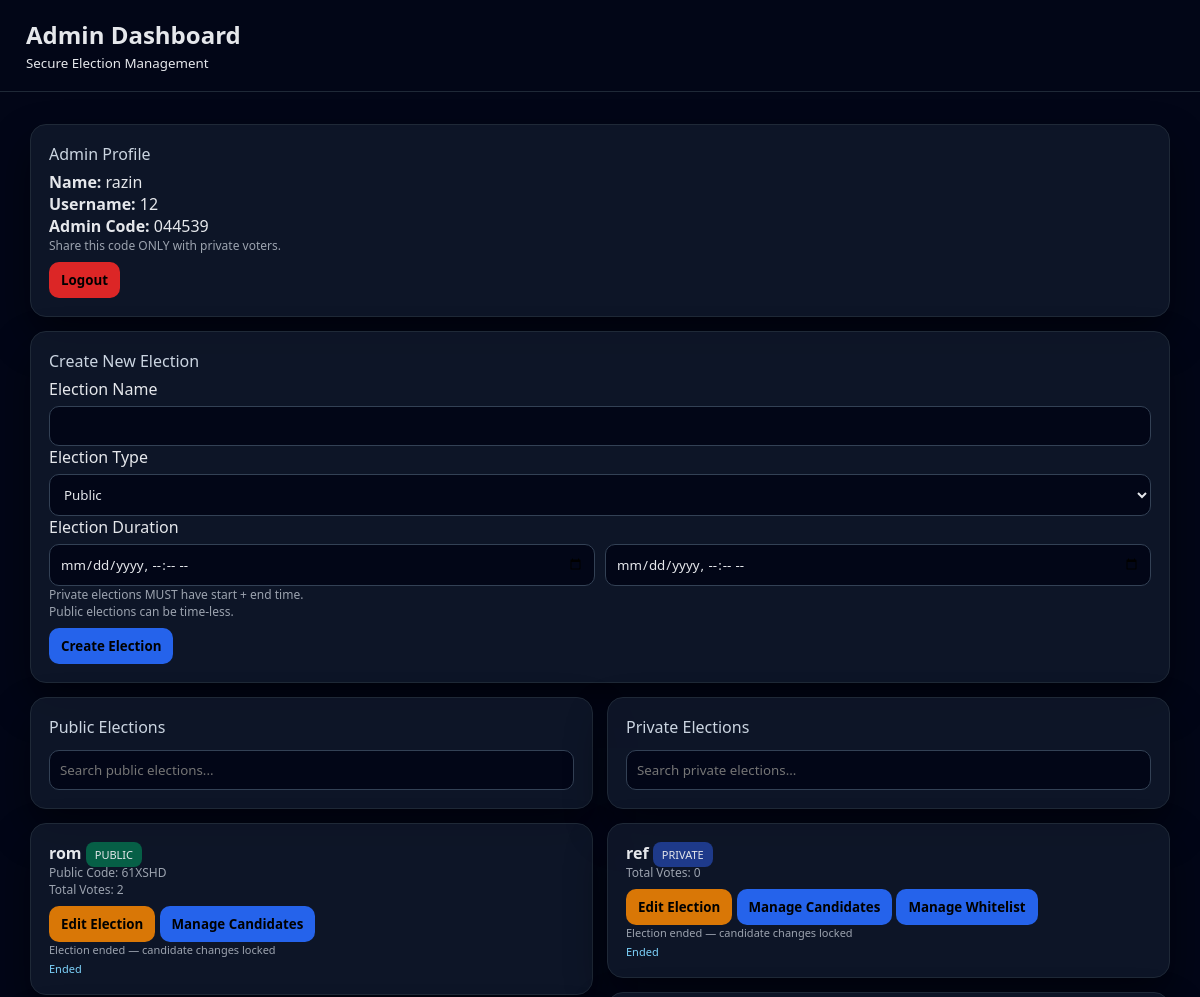
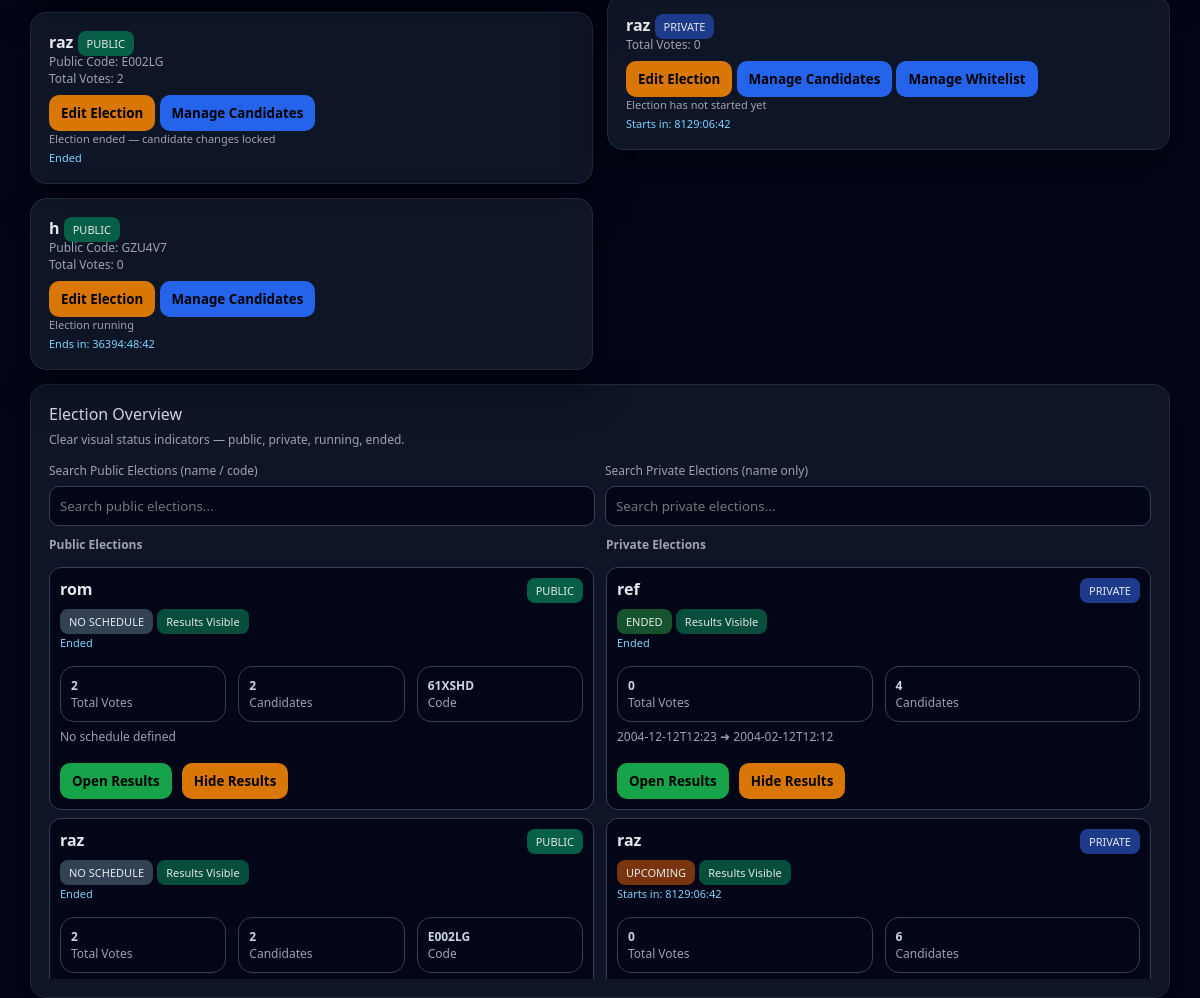
The app's page /admin/dashboard (signed in) with its own data (2 pictures, top to bottom).
### app.py (models this page shows)
class Admin(db.Model):
    id = db.Column(db.Integer, primary_key=True)
    name = db.Column(db.String(120))
    username = db.Column(db.String(80), unique=True)
    mobile = db.Column(db.String(20))
    email = db.Column(db.String(120), unique=True)
    password = db.Column(db.String(200))
    admin_code = db.Column(db.String(10), unique=True)
    elections = db.relationship("Election", backref="admin", cascade="all,delete")

class Election(db.Model):
    id = db.Column(db.Integer, primary_key=True)
    admin_id = db.Column(db.Integer, db.ForeignKey("admin.id"))
    name = db.Column(db.String(120))
    election_type = db.Column(db.String(20))  # public / private
    public_code = db.Column(db.String(20), nullable=True)
    start_time = db.Column(db.String(40), nullable=True)
    end_time = db.Column(db.String(40), nullable=True)
    result_visible = db.Column(db.Boolean, default=True)
    candidates = db.relationship("Candidate", backref="election", cascade="all,delete")
    votes = db.relationship("Vote", backref="election", cascade="all,delete")
    whitelist = db.relationship("VoterWhitelist", backref="election", cascade="all,delete")

### app.py (the view)
@app.route("/admin/dashboard")
def admin_dashboard():
    if not require_admin_login():
        return redirect("/")
    if "voter_logged" in session:
        flash("Voters cannot access admin panel")
        return redirect("/voter/dashboard")
    admin = Admin.query.get(session.get("admin_id"))
    elections = Election.query.filter_by(admin_id=admin.id).all()
    from datetime import datetime
    for e in elections:
        total_votes = Vote.query.filter_by(election_id=e.id).count()
        e.total_votes = total_votes
        e.is_upcoming = False
        e.is_running  = False
        e.is_ended    = False
        if e.start_time and e.end_time:
            start = datetime.fromisoformat(e.start_time)
            end   = datetime.fromisoformat(e.end_time)
            now   = datetime.now()
            if now < start:
                e.is_upcoming = True
            elif start <= now <= end:
                e.is_running = True
            else:
                e.is_ended = True
        results = []
        for c in e.candidates:
            vote_count = Vote.query.filter_by(candidate_id=c.id).count()
            if e.election_type == "private" and not election_has_ended(e):
                display_count = "—"
            else:
                display_count = vote_count
            results.append({
                "id": c.id,
                "candidate": c.name,
                "party": c.party,
                "description": c.description,
                "photo": f"/static/uploads/{c.photo}" if c.photo else None,
                "count": display_count,
                "raw_count": vote_count
            })
        visible_counts = [
            r["raw_count"]
            for r in results
            if isinstance(r["count"], int)
        ]
        if visible_counts:
            max_votes = max(visible_counts)
            for r in results:
                r["is_winner"] = (r["raw_count"] == max_votes and max_votes > 0)
        else:
            for r in results:
                r["is_winner"] = False
        e.results = results
    return render_template(
        "admin_dashboard.html",
        admin=admin,          # ← REQUIRED
        elections=elections,
        datetime=datetime
    )

### app.py (called while the page is built)
def election_has_ended(election):
    if not election.end_time:
        return False
    return datetime.now() >= datetime.fromisoformat(election.end_time)

def require_admin_login():
    if "admin_id" not in session or not session["admin_id"]:
        flash("Admin login required")
        return False
    return True

### templates/admin_dashboard.html (shortened to what this page needs)
<!DOCTYPE html>
<html lang="en">
<head>
</head>
<body>
<div class="topbar">
  <h2>Admin Dashboard</h2>
  <small>Secure Election Management</small>
</div>
<div class="container">
<div class="card">
  <div class="section-title">Admin Profile</div>
  <p><b>Name:</b> {{ admin.name }}</p>
  <p><b>Username:</b> {{ admin.username }}</p>
  <p><b>Admin Code:</b> {{ admin.admin_code }}</p>
  <p class="note">Share this code ONLY with private voters.</p>
  <a href="/logout">
    <button class="btn-red">Logout</button>
  </a>
</div>
<div class="card">
  <div class="section-title">Create New Election</div>
  <form method="POST" action="/admin/create-election">
    <label>Election Name</label>
    <input name="name" required>
    <label>Election Type</label>
    <select name="type" required>
      <option value="public">Public</option>
    </select>
    <label>Election Duration</label>
    <div class="row">
      <input type="datetime-local" name="start_time" required>
      <input type="datetime-local" name="end_time" required>
    </div>
    <p class="note">
      Private elections MUST have start + end time.<br>
      Public elections can be time-less.
    </p>
    <button class="btn-blue">Create Election</button>
  </form>
</div>
<div class="grid-2">
<div>
<div class="card">
  <div class="section-title">Public Elections</div>
  <input id="searchPublic" placeholder="Search public elections...">
</div>
{% for e in elections if e.election_type == "public" %}
<div class="card public-item"
     data-election-card
     data-start="{{ e.start_time }}"
     data-end="{{ e.end_time }}">
  <b>{{ e.name }}</b>
  <span class="badge badge-public">PUBLIC</span>
  {% if e.public_code %}
  <p class="note">Public Code: {{ e.public_code }}</p>
  {% endif %}
  <p class="note">Total Votes: {{ e.total_votes }}</p>
  <button class="btn-yellow"
          onclick="openEditElection('{{ e.id }}','{{ e.name }}','{{ e.start_time }}','{{ e.end_time }}')">
    Edit Election
  </button>
  <button class="btn-blue"
          onclick="openManageCandidates('{{ e.id }}',
                                        '{{ e.name }}')">
    Manage Candidates
  </button>
  <p class="election-state-note"></p>
  <p class="countdown-timer"></p>
</div>
{% endfor %}
</div>
<div>
<div class="card">
  <div class="section-title">Private Elections</div>
  <input id="searchPrivate" placeholder="Search private elections...">
</div>
{% for e in elections if e.election_type == "private" %}
<div class="card private-item"
     data-election-card
     data-start="{{ e.start_time }}"
     data-end="{{ e.end_time }}">
  <b>{{ e.name }}</b>
  <span class="badge badge-private">PRIVATE</span>
  <p class="note">Total Votes: {{ e.total_votes }}</p>
  <button class="btn-yellow"
          onclick="openEditElection('{{ e.id }}','{{ e.name }}','{{ e.start_time }}','{{ e.end_time }}')">
    Edit Election
  </button>
  <button class="btn-blue"
          onclick="openManageCandidates('{{ e.id }}',
                                        '{{ e.name }}')">
    Manage Candidates
  </button>
  <button class="btn-blue"
          onclick="openWhitelist('{{ e.id }}',
                                '{{ e.name }}')">
    Manage Whitelist
  </button>
  <p class="election-state-note"></p>
  <p class="countdown-timer"></p>
</div>
{% endfor %}
</div>
</div>
<div class="card">
  <div style="display:flex;justify-content:space-between;align-items:center;">
    <div class="section-title">Election Overview</div>
  </div>
  <p class="note">Clear visual status indicators — public, private, running, ended.</p>
  <div class="row" style="margin-top:10px;">
    <div>
      <label class="note">Search Public Elections (name / code)</label>
      <input id="ovPublicSearch" placeholder="Search public elections...">
    </div>
    <div>
      <label class="note">Search Private Elections (name only)</label>
      <input id="ovPrivateSearch" placeholder="Search private elections...">
    </div>
  </div>
  <div id="overviewGrid"
      style="display:grid;grid-template-columns:1fr 1fr;gap:12px;margin-top:10px;">
    <div>
      <h4 class="note">Public Elections</h4>
      <div id="publicOverviewList"
          style="margin-top:6px;max-height:420px;overflow-y:auto;">
        {% for e in elections if e.election_type == "public" %}
  <div class="result-box"
      data-ov-card
      data-type="{{ e.election_type }}"
      data-name="{{ e.name|lower }}"
      data-code="{{ e.public_code|lower if e.public_code }}"
      data-start="{{ e.start_time }}"
      data-end="{{ e.end_time }}">
    <div style="display:flex;justify-content:space-between;">
      <b>{{ e.name }}</b>
      {% if e.election_type == "public" %}
        <span class="badge badge-public">PUBLIC</span>
      {% else %}
        <span class="badge badge-private">PRIVATE</span>
      {% endif %}
    </div>
<div style="margin-top:6px;">
  {% if e.is_ended %}
    <span class="badge" style="background:#14532d;">ENDED</span>
  {% elif e.is_running %}
    <span class="badge" style="background:#1e3a8a;">RUNNING</span>
  {% elif e.is_upcoming %}
    <span class="badge" style="background:#78350f;">UPCOMING</span>
  {% else %}
    <span class="badge" style="background:#334155;">NO SCHEDULE</span>
  {% endif %}
  {% if e.result_visible %}
    <span class="badge" style="background:#064e3b;">Results Visible</span>
  {% else %}
    <span class="badge" style="background:#7c2d12;">Hidden</span>
  {% endif %}
</div>
<p class="countdown-timer"></p>
    <div style="display:flex;gap:12px;margin-top:8px;">
      <div class="cand-card" style="flex:1;">
        <div class="votes"><b>{{ e.total_votes }}</b></div>
        <div class="note">Total Votes</div>
      </div>
      <div class="cand-card" style="flex:1;">
        <div class="votes"><b>{{ e.candidates|length }}</b></div>
        <div class="note">Candidates</div>
      </div>
      {% if e.public_code %}
      <div class="cand-card" style="flex:1;">
        <div class="votes"><b>{{ e.public_code }}</b></div>
        <div class="note">Code</div>
      </div>
      {% endif %}
    </div>
    <div class="note" style="margin-top:6px;">
      {% if e.start_time and e.end_time %}
        {{ e.start_time }} ➜ {{ e.end_time }}
      {% else %}
        No schedule defined
      {% endif %}
    </div>
    <div style="display:flex;gap:10px;margin-top:10px;">
      <a href="/admin/results/{{ e.id }}">
        <button class="btn-green">Open Results</button>
      </a>
      <a href="/admin/toggle-results/{{ e.id }}">
        <button class="btn-yellow">
          {% if e.result_visible %}Hide Results{% else %}Show Results{% endif %}
        </button>
      </a>
    </div>
  </div>
  {% endfor %}
    </div>
  </div>
  <div>
    <h4 class="note">Private Elections</h4>
    <div id="privateOverviewList"
         style="margin-top:6px;max-height:420px;overflow-y:auto;">
    {% for e in elections if e.election_type == "private" %}
    <div class="result-box"
        data-ov-card
        data-type="{{ e.election_type }}"
        data-name="{{ e.name|lower }}"
        data-code="{{ e.public_code|lower if e.public_code }}"
        data-start="{{ e.start_time }}"
        data-end="{{ e.end_time }}">
      <div style="display:flex;justify-content:space-between;">
        <b>{{ e.name }}</b>
        {% if e.election_type == "public" %}
          <span class="badge badge-public">PUBLIC</span>
        {% else %}
          <span class="badge badge-private">PRIVATE</span>
        {% endif %}
      </div>
  <div style="margin-top:6px;">
    {% if e.is_ended %}
      <span class="badge" style="background:#14532d;">ENDED</span>
    {% elif e.is_running %}
      <span class="badge" style="background:#1e3a8a;">RUNNING</span>
    {% elif e.is_upcoming %}
      <span class="badge" style="background:#78350f;">UPCOMING</span>
    {% else %}
      <span class="badge" style="background:#334155;">NO SCHEDULE</span>
    {% endif %}
    {% if e.result_visible %}
      <span class="badge" style="background:#064e3b;">Results Visible</span>
    {% else %}
      <span class="badge" style="background:#7c2d12;">Hidden</span>
    {% endif %}
  </div>
  <p class="countdown-timer"></p>
      <div style="display:flex;gap:12px;margin-top:8px;">
        <div class="cand-card" style="flex:1;">
          <div class="votes"><b>{{ e.total_votes }}</b></div>
          <div class="note">Total Votes</div>
        </div>
        <div class="cand-card" style="flex:1;">
          <div class="votes"><b>{{ e.candidates|length }}</b></div>
          <div class="note">Candidates</div>
        </div>
      </div>
      <div class="note" style="margin-top:6px;">
        {% if e.start_time and e.end_time %}
          {{ e.start_time }} ➜ {{ e.end_time }}
        {% else %}
          No schedule defined
        {% endif %}
      </div>
      <div style="display:flex;gap:10px;margin-top:10px;">
        <a href="/admin/results/{{ e.id }}">
          <button class="btn-green">Open Results</button>
        </a>
        <a href="/admin/toggle-results/{{ e.id }}">
          <button class="btn-yellow">
            {% if e.result_visible %}Hide Results{% else %}Show Results{% endif %}
          </button>
        </a>
      </div>
    </div>
    {% endfor %}
  </div>
</div>
</div>
</div>
</div>
</body>
</html>

### templates/admin_dashboard.html (style rules this page uses)
* { margin:0;padding:0;box-sizing:border-box;font-family:Segoe UI,Arial; }
body { min-height:100vh; background:#020617; color:#e5e7eb; display:flex; flex-direction:column; align-items:center; }
.topbar { width:100%; padding:18px 26px; background:#020617; border-bottom:1px solid #1f2937; }
.container { width:1250px; max-width:95%; margin-top:18px; }
.card { background:rgba(15,23,42,.88); border:1px solid #1f2937; border-radius:16px; padding:18px; margin-top:14px; box-shadow:0 20px 40px rgba(0,0,0,.45); }
.section-title { color:#cbd5e1;margin-bottom:6px; }
.grid-2 { display:grid;grid-template-columns:1fr 1fr;gap:14px; }
.row { display:grid;grid-template-columns:1fr 1fr;gap:10px; }
input,select,textarea { width:100%;padding:10px; border-radius:10px; border:1px solid #334155; background:#020617;color:#e5e7eb; margin-top:6px; }
button { padding:9px 12px;border:none;border-radius:10px;cursor:pointer;margin-top:8px;font-weight:600; }
.btn-blue { background:#2563eb; }
.btn-green { background:#16a34a; }
.btn-yellow { background:#d97706; }
.btn-red { background:#dc2626; }
.badge { padding:5px 9px;border-radius:8px;font-size:11px; }
.badge-public { background:#065f46; }
.badge-private { background:#1e3a8a; }
.note { color:#9ca3af;font-size:12px; }
.result-box { margin-top:8px;padding:10px; border-radius:12px;background:#020617; border:1px solid #334155; }
.countdown-timer { margin-top:4px; font-size:11px; color:#7dd3fc; }
.election-state-note { font-size:11px; color:#9ca3af; }
.cand-card { background:#020617; border:1px solid #334155; border-radius:14px; padding:10px; margin-top:8px; }
.votes { font-size:12px; color:#cbd5e1; }

### records on screen
Admin: name "razin", username "12", admin_code "044539"
Election: name "rom", public_code "61XSHD", total_votes "2", election_type "PUBLIC", result_visible "Results Visible", candidates|length "2", shows "No schedule defined"
Election: name "raz", public_code "E002LG", total_votes "2", election_type "PUBLIC", result_visible "Results Visible", candidates|length "2"
Election: name "h", public_code "GZU4V7", total_votes "0"
Election: name "ref", total_votes "0", election_type "PRIVATE", shows "ENDED", result_visible "Results Visible", candidates|length "4", start_time "2004-12-12T12:23", end_time "2004-02-12T12:12"
Election: name "raz", total_votes "0", election_type "PRIVATE", shows "UPCOMING", result_visible "Results Visible", candidates|length "6"
